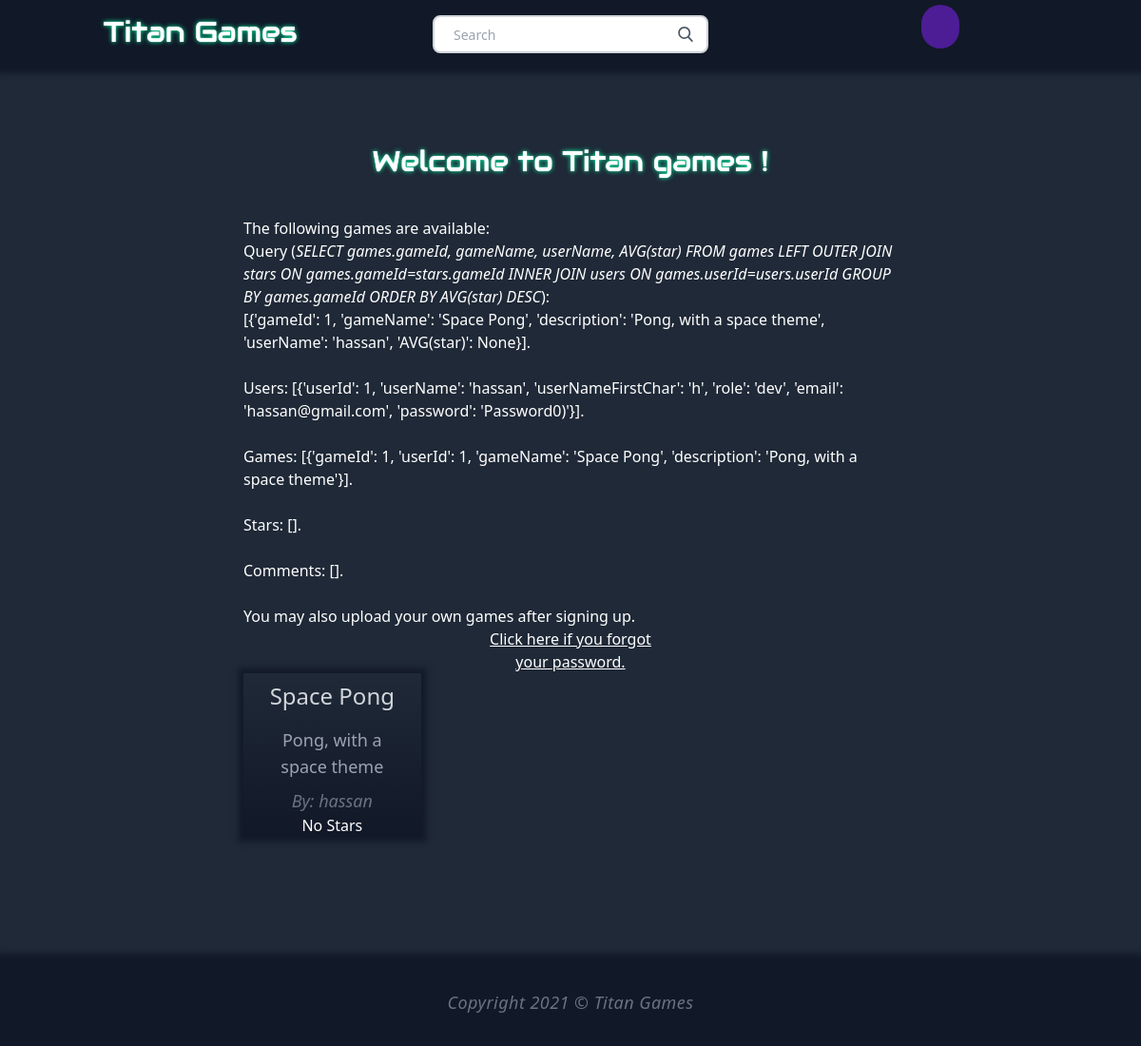
The page / (signed in) on the database its author committed.
### tables this page shows
CREATE TABLE games (
  gameId INTEGER NOT NULL PRIMARY KEY AUTOINCREMENT,
	userId INTEGER,
	gameName TEXT NOT NULL,
	description TEXT NOT NULL,
  FOREIGN KEY(userId) REFERENCES users(userId) ON DELETE CASCADE
);

### app.py (the view)
@app.route("/")
def home_page():
    users = query_db('SELECT * FROM users')
    games = query_db('SELECT * FROM games')
    stars = query_db('SELECT gameId, AVG(star) FROM stars GROUP BY gameId')
    comments = query_db('SELECT * FROM comments ORDER BY date DESC')
    query = query_db('SELECT games.gameId, gameName, description, userName, AVG(star) FROM games LEFT OUTER JOIN stars ON games.gameId=stars.gameId INNER JOIN users ON games.userId=users.userId GROUP BY games.gameId ORDER BY AVG(star) DESC')
    return render_template('index.html', users=users, games=games, stars=stars, comments=comments, query=query)

### app.py (called while the page is built)
def get_db():
    db = getattr(g, '_database', None)
    if db is None:
        db = g._database = sqlite3.connect(DATABASE)
    def make_dicts(cursor, row):
        return dict((cursor.description[idx][0], value)
                    for idx, value in enumerate(row))
    db.row_factory = make_dicts
    return db

def query_db(query, args=(), one=False):
    cur = get_db().execute(query, args)
    rv = cur.fetchall()
    cur.close()
    return (rv[0] if rv else None) if one else rv

@app.teardown_appcontext
def close_connection(exception):
    db = getattr(g, '_database', None)
    if db is not None:
        db.close()

### templates/index.html (shortened to what this page needs)
{% extends "base.html" %}
{% block head %}
  {{ super() }}
{% endblock %}
{% block content %}
  <div class="mx-64" style="">
    <div class="">
      {% if 'user' in session and session['user'] %}
			  <h2 class="title text-3xl text-center mb-10">Welcome to Titan games {{session['user']['userName']}}!</h2>
			{% else %}
			  <h2 class="title text-3xl text-center mb-10">Welcome to Titan games!</h2>
      {% endif %}
			<p class="card-text">The following games are available:<br>
			Query (<em>SELECT games.gameId, gameName, userName, AVG(star) FROM games LEFT OUTER JOIN stars ON games.gameId=stars.gameId INNER JOIN users ON games.userId=users.userId GROUP BY games.gameId ORDER BY AVG(star) DESC</em>): <br> {{query}}. <br> <br>
				Users: {{users}}.  <br> <br>
				Games: {{games}}.  <br> <br>
				Stars: {{stars}}.  <br> <br>
				Comments: {{comments}}.  <br> <br>
				You may also upload your own games after signing up.
			</p>
				<div class="grid grid-cols-3 text-center gap-x-16">
				{% for item in query %}
					<a href="/play_game/{{item['gameId']}}">
						<div class="bg-gradient-to-t from-gray-900 to-gray-800 shadow-outline my-12" style="box-shadow: 0 0 6px 5px rgba(17,24,39,0.9);">
							<p class="text-gray-300 text-2xl my-2">{{item['gameName']}}</p>
							<p class="text-gray-400 text-lg max-w-sm px-9 py-2">{{item['description']}}</p>
							<p class="text-lg text-gray-500 italic">By: {{item['userName']}}</p>
							<p>
							{% if item['AVG(star)'] == None %}
								No Stars
							{% else %}
								{{item['AVG(star)']}}
							{% endif%}
							</p>
						</div>
					</a>
				{% endfor %}
				<a class="underline" href="/forgot_password">Click here if you forgot your password.</a>
				</div>
    </div>
  </div>
{% endblock %}

### templates/base.html (style rules this page uses)
.title { text-shadow: 3px 3px #111827; font-family: 'Audiowide', sans-serif; text-shadow: 0 0 1px #fff, 0 0 5px #0fa; }

### rows shown on the page
games: gameName "Space Pong", description "Pong, with a space theme", userName "hassan"

### other values the page prints
{{ query }} "[{'gameId': 1, 'gameName': 'Space Pong', 'description': 'Pong, with a space theme', 'userName': 'hassan', 'AVG(star)': None}]"
{{ users }} "[{'userId': 1, 'userName': 'hassan', 'userNameFirstChar': 'h', 'role': 'dev', 'email': 'hassan@gmail.com', 'password': 'Password0)'}]"
{{ games }} "[{'gameId': 1, 'userId': 1, 'gameName': 'Space Pong', 'description': 'Pong, with a space theme'}]"
{{ stars }} "[]"
{{ comments }} "[]"
